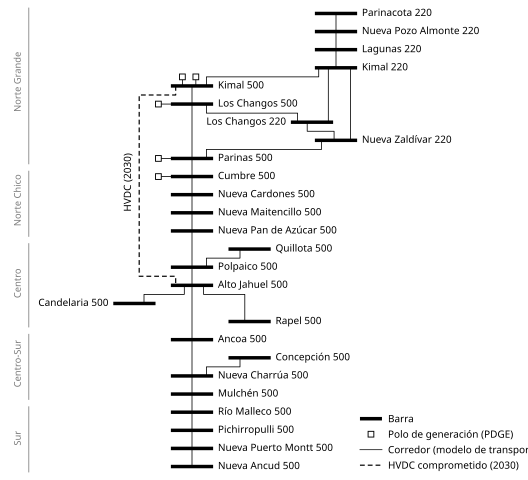

Generate this figure with Python:
"""Diagrama unifilar de la red modelada (26 barras, 5 polos PDGE, 34 corredores).

Modelo de transporte: los corredores solo tienen límite de capacidad.
Coordenadas en pulgadas; la vertical sigue el orden norte-sur de las barras
(rango), no la latitud.
"""
import csv
import itertools
from pathlib import Path

import matplotlib
matplotlib.use("Agg")
import matplotlib.pyplot as plt
from matplotlib import font_manager
from matplotlib.lines import Line2D

SALIDA = Path(__file__).resolve().parent  # <repo>/presentacion/fuente/graficos
REPO = SALIDA.parents[2]

SALIDA.mkdir(parents=True, exist_ok=True)

# ---------------------------------------------------------------- fuente
disponibles = {f.name for f in font_manager.fontManager.ttflist}
fuente = next(f for f in ["Calibri", "Carlito", "Arial"] if f in disponibles)
plt.rcParams.update({"font.family": fuente, "font.size": 7.5, "svg.fonttype": "none",
                     "svg.hashsalt": "ubicacion-dc"})   # SVG reproducible

# ---------------------------------------------------------------- datos
with open(REPO / "resultados" / "tablas" / "zonas.csv", encoding="utf-8") as f:
    zonas = list(csv.DictReader(f))
with open(REPO / "casos" / "SIN_DC" / "inputs" / "transmission_lines.csv", encoding="utf-8") as f:
    corredores = list(csv.DictReader(f))

barras = [z for z in zonas if not z["zona"].startswith("PDGE-")]
polos = [z for z in zonas if z["zona"].startswith("PDGE-")]
barras.sort(key=lambda z: int(z["orden"]))
rango = {z["zona"]: i for i, z in enumerate(barras)}      # 0 = más al norte
nombre = {z["zona"]: z["nombre"] for z in zonas}

# ---------------------------------------------------------------- geometría
ANCHO, ALTO = 5.5, 5.0
Y_TOP, Y_BOT = 4.86, 0.14
DY = (Y_TOP - Y_BOT) / (len(barras) - 1)
HW = 0.22                    # media longitud de la barra
S = 2.0                      # columna troncal 500 kV
R = 3.5                      # columna norte 220 kV
X_HVDC = 1.45


def y(zona, d=0.0):
    """Altura de la barra (d en fracciones de fila, positivo hacia el sur)."""
    return Y_TOP - (rango[zona] + d) * DY


# x del centro de cada barra y lado de su etiqueta
pos = {}
for z in barras:
    pos[z["zona"]] = [S, "der"]
for z in ["Parinacota220", "NuevaPozoAlmonte220", "Lagunas220", "Kimal220", "NuevaZaldivar220"]:
    pos[z] = [R, "der"]
pos["LosChangos220"] = [R - 0.25, "izq"]
pos["Quillota500"] = [S + 0.6, "der"]
pos["Rapel500"] = [S + 0.6, "der"]
pos["Concepcion500"] = [S + 0.6, "der"]
pos["Candelaria500"] = [S - 0.6, "izq"]


def x(zona, dx=0.0):
    return pos[zona][0] + dx


# Trazado ortogonal de cada corredor (lista de puntos). Una entrada por corredor.
def recta(a, b, dx_a=0.0):
    """Vertical directa entre dos barras de la misma columna."""
    return [(x(a, dx_a), y(a)), (x(a, dx_a), y(b))]


def zeta(a, dxa, b, dxb, d_mid):
    """Baja/sube desde a, cruza en horizontal a la fila intermedia y entra en b."""
    ym = y(a, d_mid)
    return [(x(a, dxa), y(a)), (x(a, dxa), ym), (x(b, dxb), ym), (x(b, dxb), y(b))]


trazado = {
    # norte 220 kV
    "NuevaPozoAlmonte220_Parinacota220": recta("NuevaPozoAlmonte220", "Parinacota220"),
    "NuevaPozoAlmonte220_Lagunas220": recta("NuevaPozoAlmonte220", "Lagunas220"),
    "Lagunas220_Kimal220": recta("Lagunas220", "Kimal220"),
    "Kimal500_Kimal220": zeta("Kimal220", -0.18, "Kimal500", +0.15, +0.5),
    "Kimal220_LosChangos220": recta("Kimal220", "LosChangos220", -0.08),
    "Kimal220_NuevaZaldivar220": recta("Kimal220", "NuevaZaldivar220", +0.15),
    "LosChangos220_NuevaZaldivar220": zeta("LosChangos220", -0.05, "NuevaZaldivar220", -0.02, +0.5),
    "LosChangos500_LosChangos220": zeta("LosChangos500", +0.15, "LosChangos220", -0.15, +0.5),
    "Parinas500_NuevaZaldivar220": zeta("Parinas500", +0.15, "NuevaZaldivar220", -0.15, -0.5),
    # troncal 500 kV
    "Kimal500_LosChangos500": recta("Kimal500", "LosChangos500"),
    "LosChangos500_Parinas500": recta("LosChangos500", "Parinas500"),
    "Parinas500_Cumbre500": recta("Parinas500", "Cumbre500"),
    "Cumbre500_NuevaCardones500": recta("Cumbre500", "NuevaCardones500"),
    "NuevaCardones500_NuevaMaitencillo500": recta("NuevaCardones500", "NuevaMaitencillo500"),
    "NuevaMaitencillo500_NuevaPandeAzucar500": recta("NuevaMaitencillo500", "NuevaPandeAzucar500"),
    "NuevaPandeAzucar500_Polpaico500": recta("NuevaPandeAzucar500", "Polpaico500"),
    "Quillota500_Polpaico500": zeta("Quillota500", -0.1, "Polpaico500", +0.15, +0.5),
    "Polpaico500_AltoJahuel500": recta("Polpaico500", "AltoJahuel500"),
    "Candelaria500_AltoJahuel500": zeta("AltoJahuel500", -0.08, "Candelaria500", +0.1, +0.5)[::-1],
    "Rapel500_AltoJahuel500": zeta("AltoJahuel500", +0.12, "Rapel500", -0.05, +0.5)[::-1],
    "AltoJahuel500_Ancoa500": recta("AltoJahuel500", "Ancoa500"),
    "Ancoa500_NuevaCharrua500": recta("Ancoa500", "NuevaCharrua500"),
    "Concepcion500_NuevaCharrua500": zeta("Concepcion500", -0.1, "NuevaCharrua500", +0.15, +0.5),
    "NuevaCharrua500_Mulchen500": recta("NuevaCharrua500", "Mulchen500"),
    "RioMalleco500_Mulchen500": recta("Mulchen500", "RioMalleco500"),
    "RioMalleco500_Pichirropulli500": recta("RioMalleco500", "Pichirropulli500"),
    "Pichirropulli500_NuevaPuertoMontt500": recta("Pichirropulli500", "NuevaPuertoMontt500"),
    "NuevaPuertoMontt500_NuevaAncud500": recta("NuevaPuertoMontt500", "NuevaAncud500"),
    # HVDC Kimal - Lo Aguirre (cap. existente 0, entra en 2030), por el costado oeste
    "Kimal500_AltoJahuel500": [(x("Kimal500", -0.17), y("Kimal500")),
                               (x("Kimal500", -0.17), y("Kimal500", 0.5)),
                               (X_HVDC, y("Kimal500", 0.5)),
                               (X_HVDC, y("AltoJahuel500", -0.5)),
                               (x("AltoJahuel500", -0.17), y("AltoJahuel500", -0.5)),
                               (x("AltoJahuel500", -0.17), y("AltoJahuel500"))],
}

# Polos PDGE: cuadrado abierto unido a su barra (dos sobre Kimal 500, el resto a la izquierda)
LADO = 0.06
polo_xy = {
    "PDGE-TOC-A1": (x("Kimal500", -0.10), y("Kimal500", -0.5)),
    "PDGE-TOC-A2": (x("Kimal500", +0.04), y("Kimal500", -0.5)),
}
for p, b in [("PDGE-ANF-B1", "LosChangos500"), ("PDGE-ANF-B2", "Parinas500"),
             ("PDGE-ANF-B3", "Cumbre500")]:
    polo_xy[p] = (x(b) - HW - 0.13, y(b))
for c in corredores:
    a, b = c["trans_lz1"], c["trans_lz2"]
    if a.startswith("PDGE-"):
        px, py = polo_xy[a]
        if abs(py - y(b)) < 1e-9:      # a la izquierda: tramo horizontal
            trazado[c["TRANSMISSION_LINE"]] = [(px + LADO / 2, py), (x(b) - HW, py)]
        else:                          # encima: tramo vertical
            trazado[c["TRANSMISSION_LINE"]] = [(px, py - LADO / 2), (px, y(b))]

# ---------------------------------------------------------------- dibujo
fig = plt.figure(figsize=(ANCHO, ALTO))
ax = fig.add_axes([0, 0, 1, 1])
ax.set_xlim(0, ANCHO)
ax.set_ylim(0, ALTO)
ax.axis("off")

dibujados = []
for corredor, pts in trazado.items():
    xs, ys = zip(*pts)
    if corredor == "Kimal500_AltoJahuel500":
        ax.plot(xs, ys, color="black", lw=0.9, ls=(0, (4, 2.5)), solid_capstyle="butt", zorder=2)
    else:
        ax.plot(xs, ys, color="black", lw=0.6, zorder=2)
    dibujados.append(corredor)

textos = []
for z in barras:
    k = z["zona"]
    xc, lado = pos[k]
    ax.plot([xc - HW, xc + HW], [y(k), y(k)], color="black", lw=2.6,
            solid_capstyle="butt", zorder=3)
    if lado == "der":
        t = ax.text(xc + HW + 0.05, y(k), nombre[k], ha="left", va="center", zorder=4)
    else:
        t = ax.text(xc - HW - 0.05, y(k), nombre[k], ha="right", va="center", zorder=4)
    textos.append(t)

for p in polos:
    px, py = polo_xy[p["zona"]]
    ax.add_patch(plt.Rectangle((px - LADO / 2, py - LADO / 2), LADO, LADO, fill=True,
                               facecolor="white", edgecolor="black", lw=0.7, zorder=4))

# etiqueta del HVDC, girada sobre el tramo vertical
y_mid = (y("Kimal500", 0.5) + y("AltoJahuel500", -0.5)) / 2
textos.append(ax.text(X_HVDC - 0.06, y_mid, "HVDC (2030)", rotation=90, ha="right",
                      va="center", fontsize=7.5))

# macrozonas en el margen izquierdo
GRIS = "#7a7a7a"
for mz, grupo in itertools.groupby(barras, key=lambda z: z["macrozona"]):
    grupo = list(grupo)
    y1, y2 = y(grupo[0]["zona"], -0.3), y(grupo[-1]["zona"], +0.3)
    ax.plot([0.30, 0.30], [y1, y2], color=GRIS, lw=0.6)
    textos.append(ax.text(0.24, (y1 + y2) / 2, mz, rotation=90, ha="right", va="center",
                          fontsize=7, color=GRIS))

# leyenda
manejadores = [
    Line2D([], [], color="black", lw=2.6, solid_capstyle="butt"),
    Line2D([], [], ls="none", marker="s", markersize=4.3, markerfacecolor="white",
           markeredgecolor="black", markeredgewidth=0.7),
    Line2D([], [], color="black", lw=0.6),
    Line2D([], [], color="black", lw=0.9, ls=(0, (4, 2.5))),
]
etiquetas = ["Barra", "Polo de generación (PDGE)", "Corredor (modelo de transporte)",
             "HVDC comprometido (2030)"]
leyenda = ax.legend(manejadores, etiquetas, loc="lower right", bbox_to_anchor=(0.995, 0.01),
                    frameon=False, fontsize=7.5, handlelength=2.2, handletextpad=0.6,
                    labelspacing=0.55, borderaxespad=0.0)

# ---------------------------------------------------------------- verificación
ids_csv = [c["TRANSMISSION_LINE"] for c in corredores]
assert len(ids_csv) == len(set(ids_csv)) == 34, len(ids_csv)
assert sorted(dibujados) == sorted(ids_csv), set(ids_csv) ^ set(dibujados)
assert len(dibujados) == len(set(dibujados))
for c in corredores:                      # cada trazado empieza/termina en sus barras
    pts = trazado[c["TRANSMISSION_LINE"]]
    for zona in (c["trans_lz1"], c["trans_lz2"]):
        if zona.startswith("PDGE-"):
            continue
        assert any(abs(py - y(zona)) < 1e-9 and abs(px - x(zona)) <= HW + 1e-9
                   for px, py in (pts[0], pts[-1])), (c["TRANSMISSION_LINE"], zona)
assert len(barras) == 26 and len(polos) == 5

# solapes: textos entre sí y textos contra segmentos/barras
fig.canvas.draw()
rend = fig.canvas.get_renderer()
inv = ax.transData.inverted()
cajas = []
for t in textos:
    bb = t.get_window_extent(rend).transformed(inv)
    cajas.append((t.get_text(), bb.x0, bb.y0, bb.x1, bb.y1))
lb = leyenda.get_window_extent(rend).transformed(inv)
cajas.append(("<leyenda>", lb.x0, lb.y0, lb.x1, lb.y1))

problemas = []
for (n1, *a), (n2, *b) in itertools.combinations(cajas, 2):
    if a[0] < b[2] and b[0] < a[2] and a[1] < b[3] and b[1] < a[3]:
        problemas.append(f"texto-texto: {n1} / {n2}")

segmentos = []
for corredor, pts in trazado.items():
    segmentos += [(corredor, p, q) for p, q in zip(pts, pts[1:])]
for z in barras:
    k = z["zona"]
    segmentos.append((f"barra {k}", (x(k) - HW, y(k)), (x(k) + HW, y(k))))
for n, x0, y0, x1, y1 in cajas:
    for corredor, (ax_, ay_), (bx_, by_) in segmentos:
        sx0, sx1 = sorted((ax_, bx_))
        sy0, sy1 = sorted((ay_, by_))
        if sx0 < x1 and x0 < sx1 + 1e-9 and sy0 < y1 and y0 < sy1 + 1e-9:
            if sx0 <= x1 and sx1 >= x0 and sy0 <= y1 and sy1 >= y0:
                problemas.append(f"texto-linea: {n} / {corredor}")
    if x0 < 0 or x1 > ANCHO or y0 < 0 or y1 > ALTO:
        problemas.append(f"fuera de la figura: {n}")
print("fuente:", fuente)
print(f"barras={len(barras)} polos={len(polos)} corredores={len(dibujados)} (csv={len(ids_csv)})")
print("problemas:", problemas or "ninguno")

fig.savefig(SALIDA / "diagrama_red.png", dpi=300, facecolor="white")
fig.savefig(SALIDA / "diagrama_red.svg", facecolor="white", metadata={"Date": None})   # sin fecha
print("ok", SALIDA)
